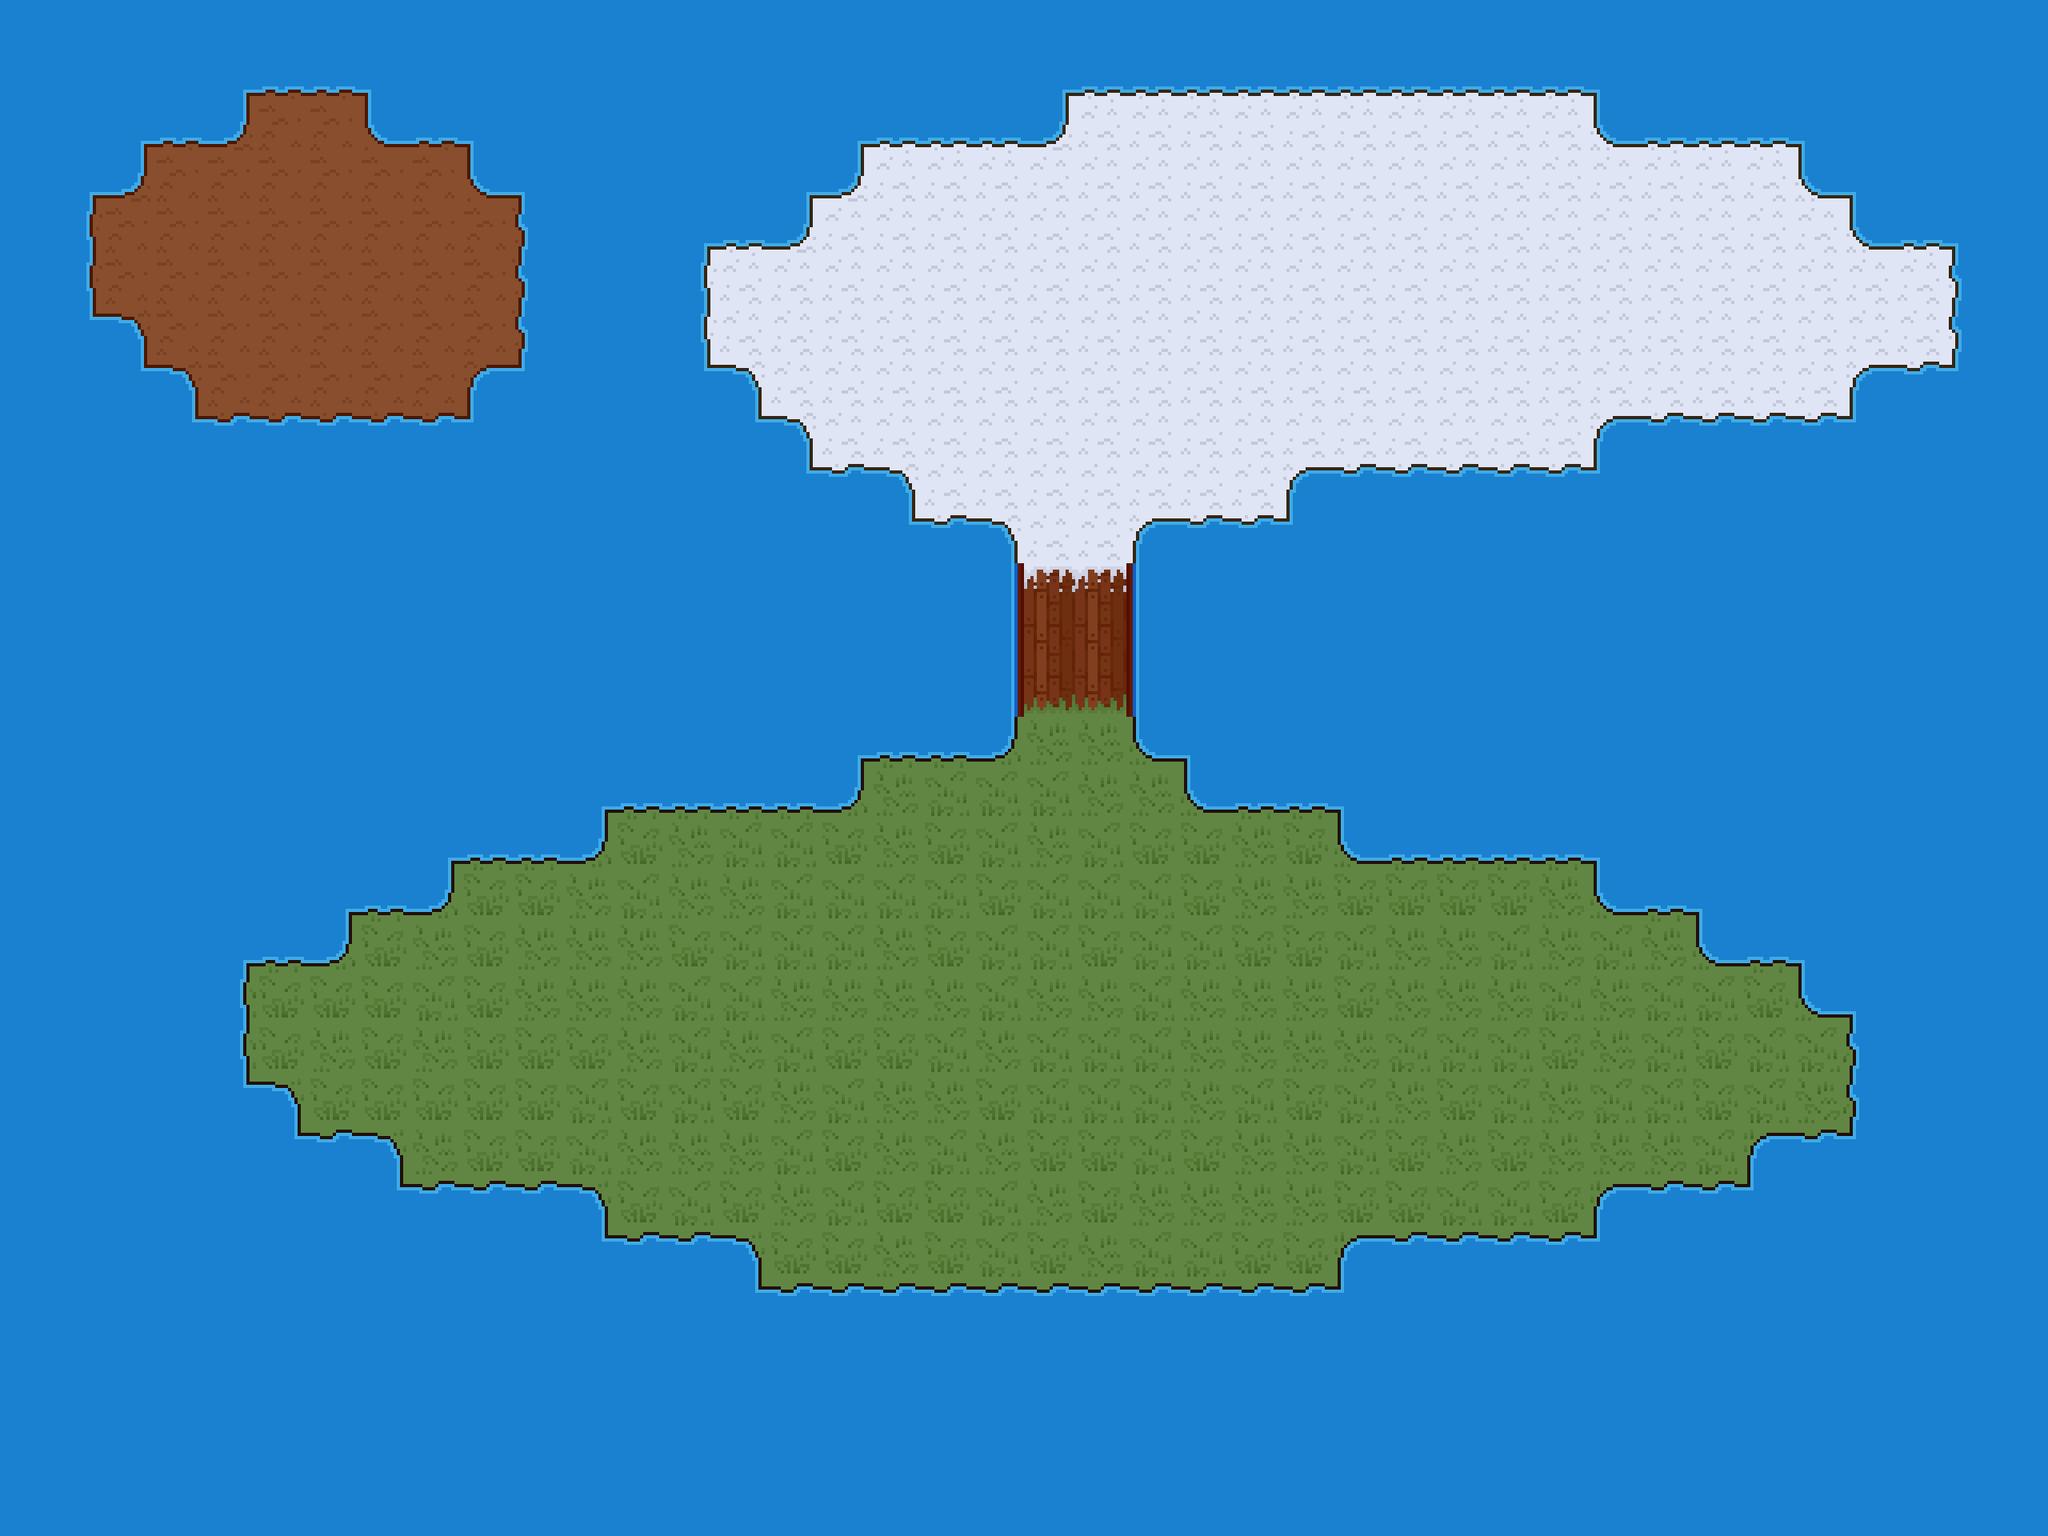

This is a level from a 2D game, rendered from its Tiled map with the project's own tilesets. A one-line summary and the complete map file follow:
An orthogonal 40x30 tile map with 64x64 px tiles, 1 tile layer (land), 1 hidden layer not drawn, 9 tilesets.

<map version="1.9" tiledversion="1.9.2" orientation="orthogonal" renderorder="right-down" width="40" height="30" tilewidth="64" tileheight="64" infinite="0" nextlayerid="4" nextobjectid="1">
 <editorsettings>
  <export target="../map0/map_0_kumoland.csv" format="csv" />
 </editorsettings>
 <tileset firstgid="1" source="../tilesets/ocean.tsx" />
 <tileset firstgid="2" source="../tilesets/rocky_dessert_land.tsx" />
 <tileset firstgid="17" source="../tilesets/snow_land.tsx" />
 <tileset firstgid="32" source="../tilesets/bridge.tsx" />
 <tileset firstgid="41" source="../tilesets/grass_land.tsx" />
 <tileset firstgid="61" source="../tilesets/border.tsx" />
 <tileset firstgid="62" source="../tilesets/rocky_dessert_land.tsx" />
 <tileset firstgid="77" source="../tilesets/snow_land.tsx" />
 <tileset firstgid="92" source="../tilesets/bridge.tsx" />
 <layer id="1" name="land" width="40" height="30">
  <data encoding="csv">
1,1,1,1,1,1,1,1,1,1,1,1,1,1,1,1,1,1,1,1,1,1,1,1,1,1,1,1,1,1,1,1,1,1,1,1,1,1,1,1,
1,1,1,1,62,63,63,64,1,1,1,1,1,1,1,1,1,1,1,1,77,78,78,78,78,78,78,78,78,78,78,79,1,1,1,1,1,1,1,1,
1,1,62,63,76,68,68,75,63,64,1,1,1,1,1,1,77,78,78,78,91,83,83,83,83,83,83,83,83,83,83,90,78,78,78,79,1,1,1,1,
1,62,76,68,68,68,68,68,68,75,64,1,1,1,1,77,91,83,83,83,83,83,83,83,83,83,83,83,83,83,83,83,83,83,83,90,79,1,1,1,
1,67,68,68,68,68,68,68,68,68,69,1,1,77,78,91,83,83,83,83,83,83,83,83,83,83,83,83,83,83,83,83,83,83,83,83,90,78,79,1,
1,67,68,68,68,68,68,68,68,68,69,1,1,82,83,83,83,83,83,83,83,83,83,83,83,83,83,83,83,83,83,83,83,83,83,83,83,83,84,1,
1,72,71,68,68,68,68,68,68,68,69,1,1,82,83,83,83,83,83,83,83,83,83,83,83,83,83,83,83,83,83,83,83,83,83,83,83,83,84,1,
1,1,72,71,68,68,68,68,68,70,74,1,1,87,86,83,83,83,83,83,83,83,83,83,83,83,83,83,83,83,83,83,83,83,83,83,85,88,89,1,
1,1,1,72,73,73,73,73,73,74,1,1,1,1,87,86,83,83,83,83,83,83,83,83,83,83,83,83,83,83,83,85,88,88,88,88,89,1,1,1,
1,1,1,1,1,1,1,1,1,1,1,1,1,1,1,87,88,86,83,83,83,83,83,83,83,85,88,88,88,88,88,89,1,1,1,1,1,1,1,1,
1,1,1,1,1,1,1,1,1,1,1,1,1,1,1,1,1,87,88,86,83,83,85,88,88,89,1,1,1,1,1,1,1,1,1,1,1,1,1,1,
1,1,1,1,1,1,1,1,1,1,1,1,1,1,1,1,1,1,1,95,93,93,97,1,1,1,1,1,1,1,1,1,1,1,1,1,1,1,1,1,
1,1,1,1,1,1,1,1,1,1,1,1,1,1,1,1,1,1,1,95,96,96,97,1,1,1,1,1,1,1,1,1,1,1,1,1,1,1,1,1,
1,1,1,1,1,1,1,1,1,1,1,1,1,1,1,1,1,1,1,95,99,99,97,1,1,1,1,1,1,1,1,1,1,1,1,1,1,1,1,1,
1,1,1,1,1,1,1,1,1,1,1,1,1,1,1,1,46,47,47,60,42,42,59,48,1,1,1,1,1,1,1,1,1,1,1,1,1,1,1,1,
1,1,1,1,1,1,1,1,1,1,1,46,47,47,47,47,60,52,43,43,43,42,42,59,47,47,48,1,1,1,1,1,1,1,1,1,1,1,1,1,
1,1,1,1,1,1,1,1,46,47,47,60,41,42,43,43,41,42,41,43,42,43,41,41,42,41,59,47,47,47,47,48,1,1,1,1,1,1,1,1,
1,1,1,1,1,1,46,47,60,41,41,42,43,42,42,43,43,43,43,41,43,43,43,41,42,42,41,41,41,41,42,59,47,48,1,1,1,1,1,1,
1,1,1,1,46,47,60,41,42,41,42,42,42,41,43,43,43,42,41,43,43,41,43,43,41,41,43,42,42,43,42,43,42,59,47,48,1,1,1,1,
1,1,1,1,51,41,41,41,43,41,42,42,42,43,43,42,42,42,42,43,42,42,43,42,42,42,41,42,42,42,43,42,43,43,41,59,48,1,1,1,
1,1,1,1,51,41,42,41,42,41,41,41,42,43,42,43,41,41,43,42,43,43,43,42,42,42,42,43,43,43,41,42,43,41,43,43,53,1,1,1,
1,1,1,1,56,55,41,41,41,41,41,43,41,43,41,42,43,42,42,41,43,43,43,42,43,41,43,42,41,43,42,43,43,41,43,42,53,1,1,1,
1,1,1,1,1,56,57,55,52,41,41,43,42,42,42,43,41,42,43,42,41,41,43,41,42,42,43,41,42,41,42,42,42,43,54,57,58,1,1,1,
1,1,1,1,1,1,1,56,57,57,57,55,41,43,41,42,43,41,41,43,42,41,42,42,42,42,41,41,43,43,41,54,57,57,58,1,1,1,1,1,
1,1,1,1,1,1,1,1,1,1,1,56,57,57,55,41,41,42,41,43,41,42,43,43,41,41,54,57,57,57,57,58,1,1,1,1,1,1,1,1,
1,1,1,1,1,1,1,1,1,1,1,1,1,1,56,57,57,57,57,57,57,57,57,57,57,57,58,1,1,1,1,1,1,1,1,1,1,1,1,1,
1,1,1,1,1,1,1,1,1,1,1,1,1,1,1,1,1,1,1,1,1,1,1,1,1,1,1,1,1,1,1,1,1,1,1,1,1,1,1,1,
1,1,1,1,1,1,1,1,1,1,1,1,1,1,1,1,1,1,1,1,1,1,1,1,1,1,1,1,1,1,1,1,1,1,1,1,1,1,1,1,
1,1,1,1,1,1,1,1,1,1,1,1,1,1,1,1,1,1,1,1,1,1,1,1,1,1,1,1,1,1,1,1,1,1,1,1,1,1,1,1,
1,1,1,1,1,1,1,1,1,1,1,1,1,1,1,1,1,1,1,1,1,1,1,1,1,1,1,1,1,1,1,1,1,1,1,1,1,1,1,1
</data>
 </layer>
 <layer id="3" name="border" width="40" height="30" visible="0">
  <data encoding="csv">
0,0,0,0,0,0,0,0,0,0,0,0,0,0,0,0,0,0,0,0,0,0,0,0,0,0,0,0,0,0,0,0,0,0,0,0,0,0,0,0,
0,0,0,0,61,61,61,61,0,0,0,0,0,0,0,0,0,0,0,0,61,61,61,61,61,61,61,61,61,61,61,61,0,0,0,0,0,0,0,0,
0,0,61,61,61,0,0,61,61,61,0,0,0,0,0,0,61,61,61,61,61,0,0,0,0,0,0,0,0,0,0,61,61,61,61,61,0,0,0,0,
0,61,61,0,0,0,0,0,0,61,61,0,0,0,0,61,61,0,0,0,0,0,0,0,0,0,0,0,0,0,0,0,0,0,0,61,61,0,0,0,
0,61,0,0,0,0,0,0,0,0,61,0,0,61,61,61,0,0,0,0,0,0,0,0,0,0,0,0,0,0,0,0,0,0,0,0,61,61,61,0,
0,61,0,0,0,0,0,0,0,0,61,0,0,61,0,0,0,0,0,0,0,0,0,0,0,0,0,0,0,0,0,0,0,0,0,0,0,0,61,0,
0,61,61,0,0,0,0,0,0,0,61,0,0,61,0,0,0,0,0,0,0,0,0,0,0,0,0,0,0,0,0,0,0,0,0,0,0,0,61,0,
0,0,61,61,0,0,0,0,0,61,61,0,0,61,61,0,0,0,0,0,0,0,0,0,0,0,0,0,0,0,0,0,0,0,0,0,61,61,61,0,
0,0,0,61,61,61,61,61,61,61,0,0,0,0,61,61,0,0,0,0,0,0,0,0,0,0,0,0,0,0,0,61,61,61,61,61,61,0,0,0,
0,0,0,0,0,0,0,0,0,0,0,0,0,0,0,61,61,61,0,0,0,0,0,0,0,61,61,61,61,61,61,61,0,0,0,0,0,0,0,0,
0,0,0,0,0,0,0,0,0,0,0,0,0,0,0,0,0,61,61,61,0,0,61,61,61,61,0,0,0,0,0,0,0,0,0,0,0,0,0,0,
0,0,0,0,0,0,0,0,0,0,0,0,0,0,0,0,0,0,0,61,0,0,61,0,0,0,0,0,0,0,0,0,0,0,0,0,0,0,0,0,
0,0,0,0,0,0,0,0,0,0,0,0,0,0,0,0,0,0,0,61,0,0,61,0,0,0,0,0,0,0,0,0,0,0,0,0,0,0,0,0,
0,0,0,0,0,0,0,0,0,0,0,0,0,0,0,0,0,0,0,61,0,0,61,0,0,0,0,0,0,0,0,0,0,0,0,0,0,0,0,0,
0,0,0,0,0,0,0,0,0,0,0,0,0,0,0,0,61,61,61,61,0,0,61,61,0,0,0,0,0,0,0,0,0,0,0,0,0,0,0,0,
0,0,0,0,0,0,0,0,0,0,0,61,61,61,61,61,61,0,0,0,0,0,0,61,61,61,61,0,0,0,0,0,0,0,0,0,0,0,0,0,
0,0,0,0,0,0,0,0,61,61,61,61,0,0,0,0,0,0,0,0,0,0,0,0,0,0,61,61,61,61,61,61,0,0,0,0,0,0,0,0,
0,0,0,0,0,0,61,61,61,0,0,0,0,0,0,0,0,0,0,0,0,0,0,0,0,0,0,0,0,0,0,61,61,61,0,0,0,0,0,0,
0,0,0,0,61,61,61,0,0,0,0,0,0,0,0,0,0,0,0,0,0,0,0,0,0,0,0,0,0,0,0,0,0,61,61,61,0,0,0,0,
0,0,0,0,61,0,0,0,0,0,0,0,0,0,0,0,0,0,0,0,0,0,0,0,0,0,0,0,0,0,0,0,0,0,0,61,61,0,0,0,
0,0,0,0,61,0,0,0,0,0,0,0,0,0,0,0,0,0,0,0,0,0,0,0,0,0,0,0,0,0,0,0,0,0,0,0,61,0,0,0,
0,0,0,0,61,61,0,0,0,0,0,0,0,0,0,0,0,0,0,0,0,0,0,0,0,0,0,0,0,0,0,0,0,0,0,0,61,0,0,0,
0,0,0,0,0,61,61,61,0,0,0,0,0,0,0,0,0,0,0,0,0,0,0,0,0,0,0,0,0,0,0,0,0,0,61,61,61,0,0,0,
0,0,0,0,0,0,0,61,61,61,61,61,0,0,0,0,0,0,0,0,0,0,0,0,0,0,0,0,0,0,0,61,61,61,61,0,0,0,0,0,
0,0,0,0,0,0,0,0,0,0,0,61,61,61,61,0,0,0,0,0,0,0,0,0,0,0,61,61,61,61,61,61,0,0,0,0,0,0,0,0,
0,0,0,0,0,0,0,0,0,0,0,0,0,0,61,61,61,61,61,61,61,61,61,61,61,61,61,0,0,0,0,0,0,0,0,0,0,0,0,0,
0,0,0,0,0,0,0,0,0,0,0,0,0,0,0,0,0,0,0,0,0,0,0,0,0,0,0,0,0,0,0,0,0,0,0,0,0,0,0,0,
0,0,0,0,0,0,0,0,0,0,0,0,0,0,0,0,0,0,0,0,0,0,0,0,0,0,0,0,0,0,0,0,0,0,0,0,0,0,0,0,
0,0,0,0,0,0,0,0,0,0,0,0,0,0,0,0,0,0,0,0,0,0,0,0,0,0,0,0,0,0,0,0,0,0,0,0,0,0,0,0,
0,0,0,0,0,0,0,0,0,0,0,0,0,0,0,0,0,0,0,0,0,0,0,0,0,0,0,0,0,0,0,0,0,0,0,0,0,0,0,0
</data>
 </layer>
</map>